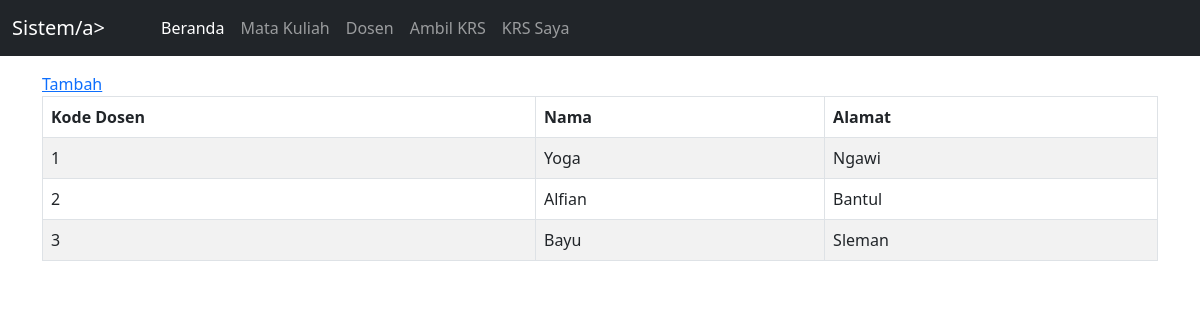
/dosenView.php, run on the app's committed database.
### tables this page shows
CREATE TABLE `dosen` (
  `kode_dosen` int(10) NOT NULL,
  `nama` varchar(50) NOT NULL,
  `alamat` text NOT NULL
);

### dosenView.php (the view, shortened to what this page needs)
<!DOCTYPE html>
<html lang="id">
<head>
<link href="https://cdn.jsdelivr.net/npm/bootstrap@5.0.0-beta3/dist/css/bootstrap.min.css" rel="stylesheet">
<link rel="stylesheet" href="https://maxcdn.bootstrapcdn.com/font-awesome/4.7.0/css/font-awesome.min.css">
<script src="https://cdn.jsdelivr.net/npm/bootstrap@5.0.0-beta3/dist/js/bootstrap.bundle.min.js"></script></head>
<body>
<nav class="navbar navbar-expand-md navbar-dark bg-dark mb-3">
    <div class="container-fluid">
        <a href="#" class="navbar-brand mr-3">Sistem/a>
        <div class="collapse navbar-collapse" id="navbarCollapse">
            <div class="navbar-nav">
                <a href="home.php" class="nav-item nav-link active">Beranda</a>
                <a href="matkulView.php" class="nav-item nav-link">Mata Kuliah</a>
                <a href="dosenView.php" class="nav-item nav-link">Dosen</a>
                <a href="ambil-krs.php" class="nav-item nav-link">Ambil KRS</a>
				<a href="Krs-saya.php" class="nav-item nav-link">KRS Saya</a>
            </div>
        </div>
    </div>
</nav>
<body>
	<div class="container">
		<div class="row">
		<div class="col-lg-12">
			<div class="panel-body">
				<div class="table-responsive">
					<a href="addDosen.php" class="GFG"> Tambah
    </a>
					<table class="table table-striped table-bordered table-hover" id="saya">
						<thead>
							<tr>
								<th>Kode Dosen</th>
								<th>Nama</th>
								<th>Alamat</th>
							</tr>
						</thead>
						<tbody>
							<?php
								include 'connection.php';
								$view = mysqli_query($conn, "SELECT * FROM dosen");
								while ($rows = mysqli_fetch_array($view)) { ?>
									<tr>
										<td><?php echo $rows['kode_dosen'] ;?></td>
										<td><?php echo $rows['nama'] ;?></td>
										<td><?php echo $rows['alamat'] ;?></td>
									</tr>
								<?php }
							?>
						</tbody>
					</table>
				</div>
			</div>
		</div>
	</div>
	</div>
</body>
</html>

### data on the page
dosen: kode_dosen "1", nama "Yoga", alamat "Ngawi"
dosen: kode_dosen "2", nama "Alfian", alamat "Bantul"
dosen: kode_dosen "3", nama "Bayu", alamat "Sleman"
